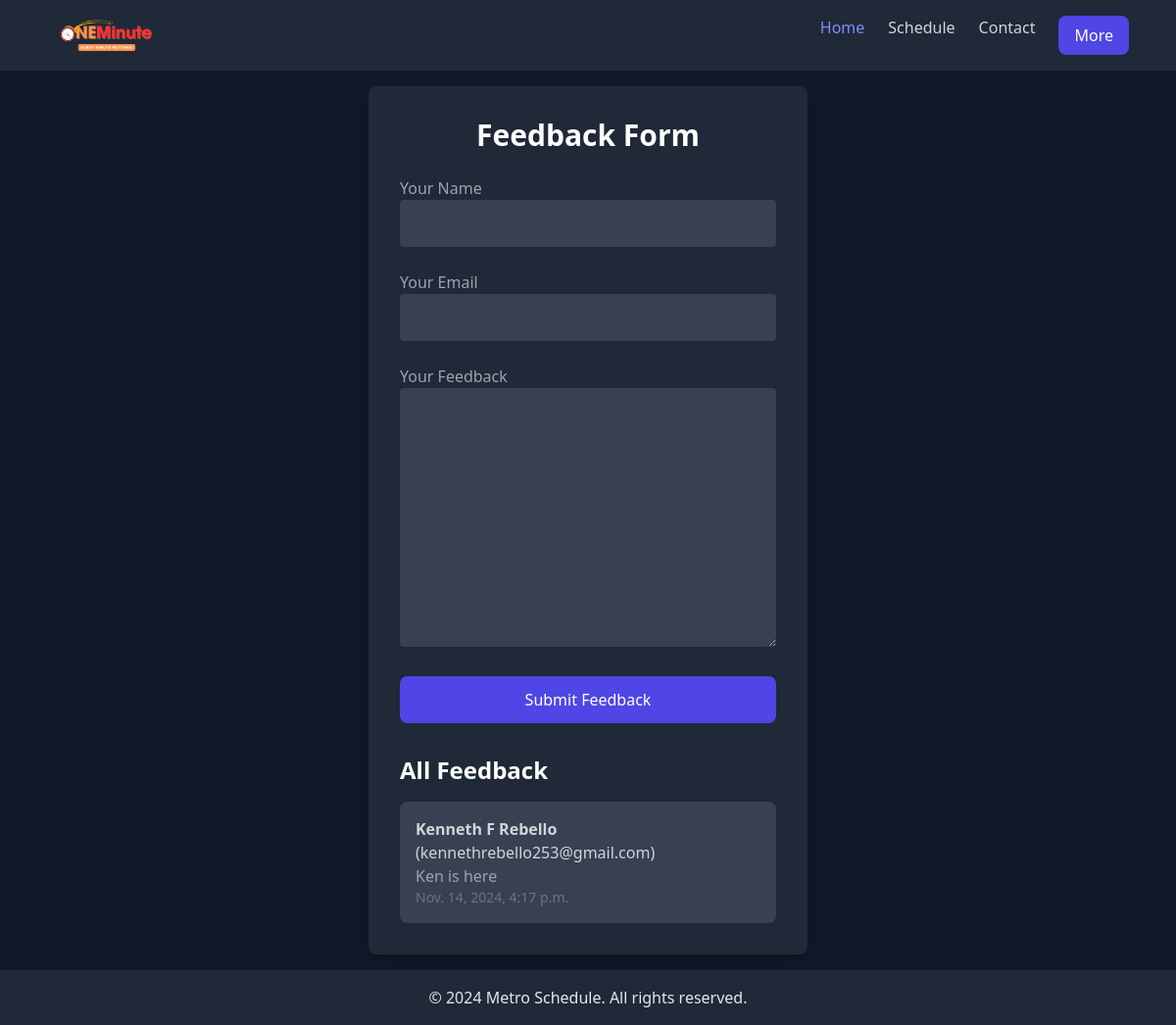
The app's page /feedback/ (signed in) with its own data.
### schedules/models.py (models this page shows, shortened)
class Feedback(models.Model):
    user = models.ForeignKey(User, on_delete=models.CASCADE)
    name = models.CharField(max_length=100)
    email = models.EmailField()
    feedback = models.TextField()
    created_at = models.DateTimeField(auto_now_add=True)

### schedules/views.py (the view)
# urls.py: path('feedback/', feedback, name='feedback'),
@login_required
def feedback(request):
    if request.method == 'POST':
        form = FeedbackForm(request.POST)
        if form.is_valid():
            feedback_instance = form.save(commit=False)
            feedback_instance.user = request.user
            feedback_instance.save()
            messages.success(request, "Thank you for your feedback!")
            return redirect('feedback')
    else:
        form = FeedbackForm()
    feedbacks = Feedback.objects.all()
    return render(request, 'feedback.html', {'form': form, 'feedbacks': feedbacks})

### schedules/forms.py
class FeedbackForm(forms.ModelForm):
    class Meta:
        model = Feedback
        fields = ['name', 'email', 'feedback']

### schedules/templatetags/form_tags.py (called while the page is built)
@register.filter
def add_class(field, css_class):
    return field.as_widget(attrs={"class": css_class})

### schedules/templates/feedback.html (shortened to what this page needs)
{% extends "base.html" %}
{% load static %}
{% load form_tags %}
{% block content %}
<body class="bg-gray-900 text-gray-300 font-sans">
    <div class="min-h-screen flex items-center justify-center">
        <div class="bg-gray-800 p-8 rounded-lg shadow-lg max-w-md w-full">
            <h2 class="text-3xl font-bold text-white mb-6 text-center">Feedback Form</h2>
            <form method="post" class="space-y-6">
                <div>
                    <label for="id_name" class="block text-gray-400">Your Name</label>
                    {{ form.name |add_class:"w-full p-3 bg-gray-700 text-white rounded focus:outline-none focus:ring-2 focus:ring-blue-500 transition duration-150" }}
                </div>
                <div>
                    <label for="id_email" class="block text-gray-400">Your Email</label>
                    {{ form.email|add_class:"w-full p-3 bg-gray-700 text-white rounded focus:outline-none focus:ring-2 focus:ring-blue-500 transition duration-150" }}
                </div>
                <div>
                    <label for="id_feedback" class="block text-gray-400">Your Feedback</label>
                    {{ form.feedback|add_class:"w-full p-3 bg-gray-700 text-white rounded focus:outline-none focus:ring-2 focus:ring-blue-500 transition duration-150" }}
                </div>
                <button type="submit" class="w-full py-3 bg-indigo-600 text-white rounded-lg hover:bg-orange-600 focus:outline-none focus:ring-2 focus:ring-orange-400 transition duration-200">
                  Submit Feedback
              </button>
            </form>
            <h3 class="text-2xl font-bold text-white mt-8">All Feedback</h3>
            <div class="mt-4 space-y-4">
                {% for feedback in feedbacks %}
                    <div class="bg-gray-700 p-4 rounded-lg">
                        <p class="text-gray-300"><strong>{{ feedback.name }}</strong> ({{ feedback.email }})</p>
                        <p class="text-gray-400">{{ feedback.feedback }}</p>
                        <p class="text-gray-500 text-sm">{{ feedback.created_at }}</p>
                    </div>
                {% empty %}
                    <p class="text-gray-400">No feedback available.</p>
                {% endfor %}
            </div>
        </div>
    </div>
</body>
{% endblock %}

### records on screen
Feedback: name "Kenneth F Rebello", email "kennethrebello253@gmail.com", feedback "Ken is here", created_at "Nov. 14, 2024, 4:17 p.m."
